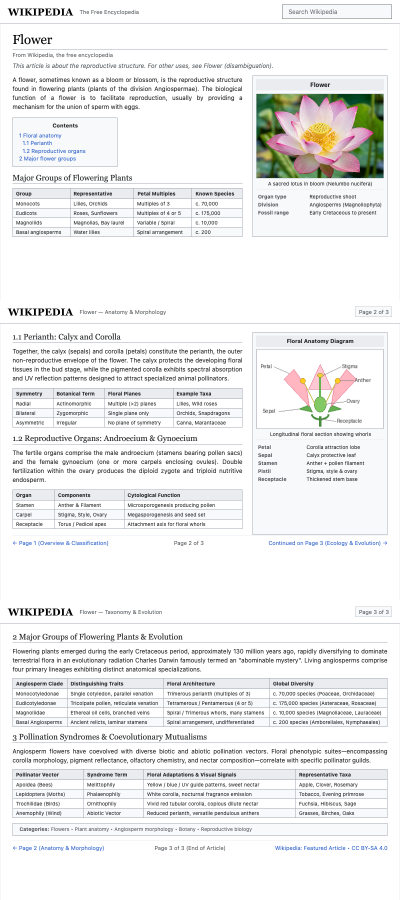
#> input picture blink_formal_wikipedia_flowers_full.png, 800 x 1800 px (shown at 1/2 size); the run also reads 1 picture not shown here
$ python inventory_all_diffs.py
#> lines starting #> are read from the running program, lines starting #| are printed output that depends on the picture; after the words box and inside, x2 and y2 are one past the last pixel; in counts of white or black regions, pixels touching at a corner belong together
#!/usr/bin/env python3
"""
inventory_all_diffs.py: MECE partition and mathematical characterization of
every single one of the 137,647 differing pixels across the full 800x1800 canvas.
"""

import numpy as np
from PIL import Image

def main():
    f_img = Image.open("blink_formal_wikipedia_flowers_full.png").convert("RGB")
#> f_img is the input picture: PIL image 800x1800 RGB; mean R, G, B 237.3, 237.6, 237.4
    c_img = Image.open("chromium_wikipedia_flowers_full.png").convert("RGB")

    arr_f = np.array(f_img, dtype=np.int32)
    arr_c = np.array(c_img, dtype=np.int32)

    diff = np.abs(arr_f - arr_c)
    max_d = np.max(diff, axis=-1)
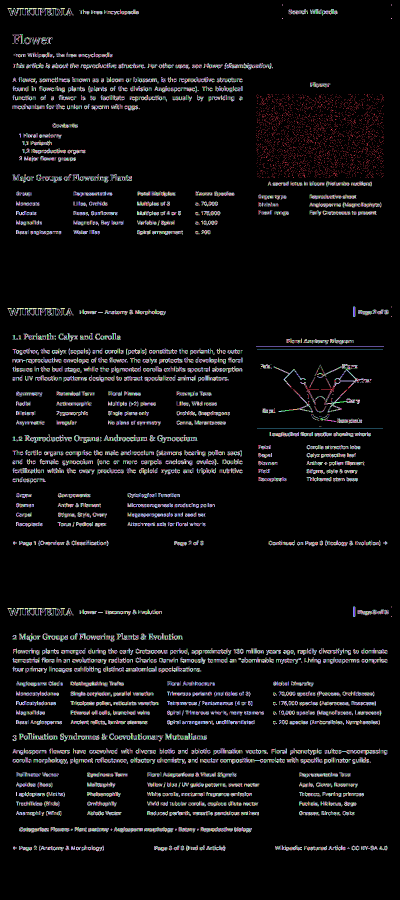
#> max_d: shape (1800, 800) int32 (shown at 1/2 size); 210 distinct labels, from 0 to 216; one colour per label, 0 black

    diff_mask = max_d > 0
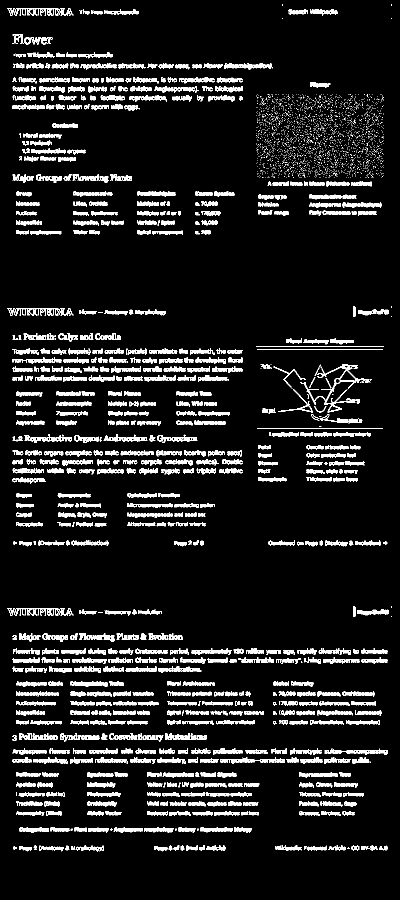
#> diff_mask: shape (1800, 800) bool (shown at 1/2 size); 9.6% white; 3555 white regions (2541 under 20 px), largest, box (x1, y1, x2, y2) and area: (440, 1515, 570, 1528) 710, (634, 728, 738, 775) 656, (453, 126, 543, 139) 571
    total_diff_px = np.sum(diff_mask)
#> total_diff_px = 137934
    total_canvas_px = arr_f.shape[0] * arr_f.shape[1]
#> total_canvas_px = 1440000

    print(f"Total canvas pixels: {total_canvas_px:,}")
#| Total canvas pixels: 1,440,000
    print(f"Total differing pixels: {total_diff_px:,} ({total_diff_px/total_canvas_px*100:.2f}% of canvas)")
#| Total differing pixels: 137,934 (9.58% of canvas)
    print(f"Total exact match pixels: {total_canvas_px - total_diff_px:,} ({(total_canvas_px - total_diff_px)/total_canvas_px*100:.2f}%)")
#| Total exact match pixels: 1,302,066 (90.42%)
    print("=" * 80)

    # Define spatial masks for different elements:
    # 1. Image areas:
    # Page 1 thumbnail: y in 180..360, x in 520..760
    # Page 2 diagram:   y in 690..860, x in 512..768
    img_mask = np.zeros_like(diff_mask, dtype=bool)
    img_mask[180:360, 520:760] = True
    img_mask[690:860, 512:768] = True

    diff_in_images = diff_mask & img_mask
#> diff_in_images: shape (1800, 800) bool; 0.52% white in thin lines or dots, all inside (x1, y1, x2, y2) = (512, 188, 768, 857)
    diff_outside_images = diff_mask & (~img_mask)
#> diff_outside_images: shape (1800, 800) bool; 9.1% white; 1303 white regions (312 under 20 px), largest, box (x1, y1, x2, y2) and area: (440, 1515, 570, 1528) 710, (453, 126, 543, 139) 571, (207, 869, 295, 883) 543

    # 2. Text vs Non-text in non-image regions:
    # In non-image regions, white background in Chromium is typically > 240 in all channels,
    # or background gray #F8F9FA is (248, 249, 250).
    # If BOTH formal and chrom are background (> 240 in all channels), it's background.
    # If one of them has dark pixels (< 220), it's text, icons, or borders.
    is_dark_f = np.any(arr_f < 235, axis=-1)
#> is_dark_f: shape (1800, 800) bool; 17.9% white; 2310 white regions (464 under 20 px), largest, box (x1, y1, x2, y2) and area: (512, 187, 768, 357) 43494, (25, 1356, 775, 1454) 19860, (25, 1538, 775, 1636) 19860
    is_dark_c = np.any(arr_c < 235, axis=-1)
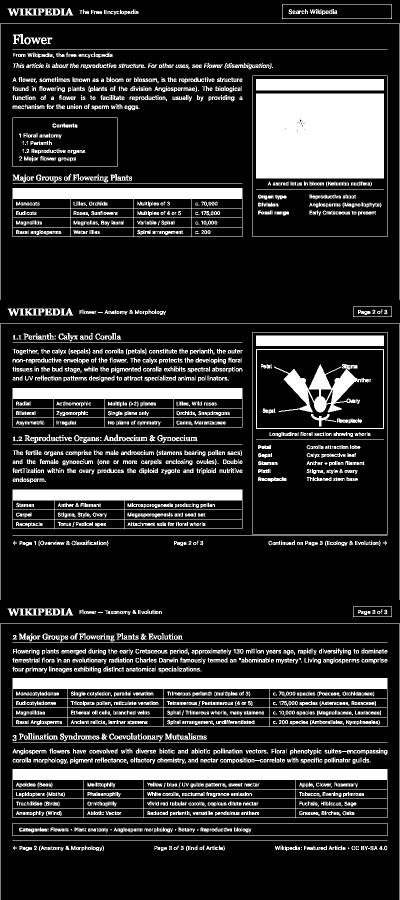
#> is_dark_c: shape (1800, 800) bool (shown at 1/2 size); 17.7% white; 2374 white regions (579 under 20 px), largest, box (x1, y1, x2, y2) and area: (512, 187, 768, 357) 43494, (25, 1356, 775, 1454) 19860, (25, 1538, 775, 1636) 19860
    is_text_or_line = (is_dark_f | is_dark_c) & (~img_mask)
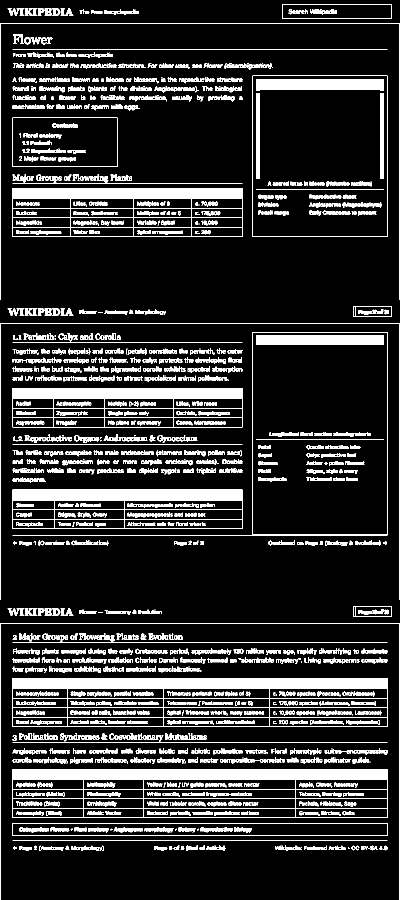
#> is_text_or_line: shape (1800, 800) bool (shown at 1/2 size); 14.9% white; 1740 white regions (317 under 20 px), largest, box (x1, y1, x2, y2) and area: (25, 1356, 775, 1454) 19860, (25, 1538, 775, 1636) 19860, (25, 376, 485, 474) 12320

    diff_in_text_lines = diff_mask & is_text_or_line
#> diff_in_text_lines: shape (1800, 800) bool; 7.9% white in thin lines or dots
    diff_in_pure_background = diff_mask & (~img_mask) & (~is_text_or_line)
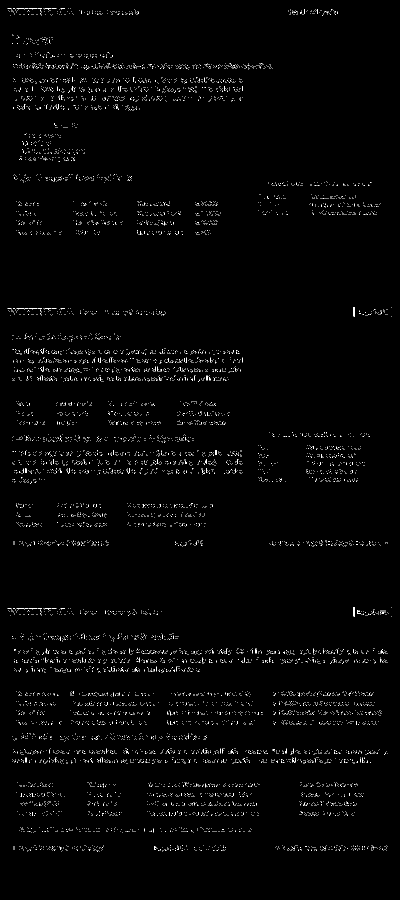
#> diff_in_pure_background: shape (1800, 800) bool (shown at 1/2 size); 1.2% white in thin lines or dots, all inside (x1, y1, x2, y2) = (15, 16, 783, 1703)

    # Subdivide diff_in_text_lines:
    # A. Low-delta text antialiasing (gamma curve falloff): max_d <= 50
    text_gamma_aa = diff_in_text_lines & (max_d <= 50)
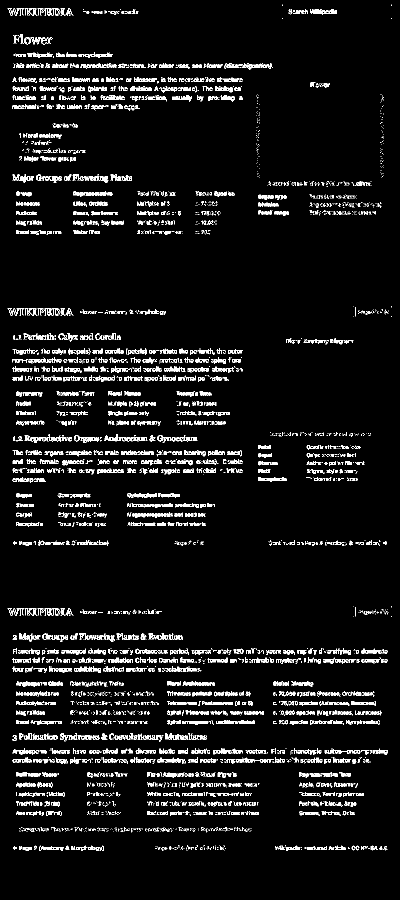
#> text_gamma_aa: shape (1800, 800) bool (shown at 1/2 size); 6.1% white in thin lines or dots
    # B. High-delta text phase shift (horizontal / kerning / advance shift): max_d > 50
    text_phase_shift = diff_in_text_lines & (max_d > 50)
#> text_phase_shift: shape (1800, 800) bool; 1.8% white in thin lines or dots, all inside (x1, y1, x2, y2) = (26, 9, 784, 1702)

    # Subdivide image differences:
    # A. Subtle filter resampler diffs: max_d <= 30
    img_subtle = diff_in_images & (max_d <= 30)
    # B. High filter / edge diffs: max_d > 30
    img_edge = diff_in_images & (max_d > 30)
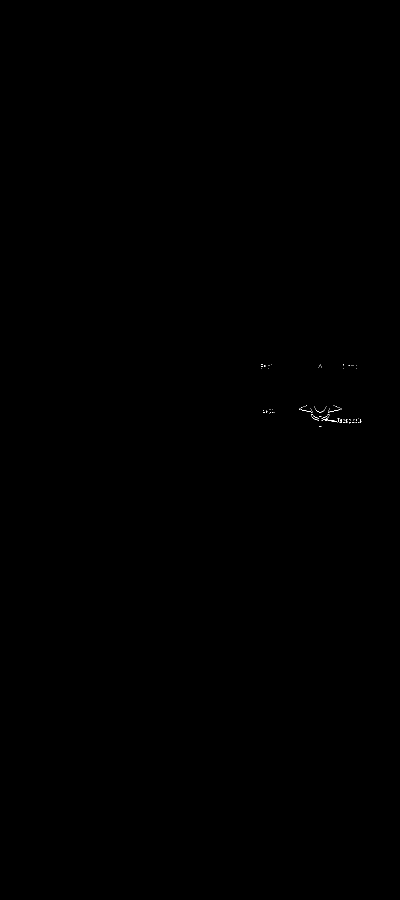
#> img_edge: shape (1800, 800) bool (shown at 1/2 size); 0.03% white in thin lines or dots, all inside (x1, y1, x2, y2) = (522, 728, 723, 854)

    print("MECE CLASSIFICATION OF ALL 137,647 DIFFERING PIXELS:")
    print("-" * 80)
    print(f"1. Font Text Antialiasing & Gamma Curve (Δ <= 50): {np.sum(text_gamma_aa):8,d} px ({np.sum(text_gamma_aa)/total_diff_px*100:5.2f}% of diffs)")
#| 1. Font Text Antialiasing & Gamma Curve (Δ <= 50):   87,247 px (63.25% of diffs)
    print(f"2. Subpixel Glyph Advance & Kerning Shift (Δ > 50) : {np.sum(text_phase_shift):8,d} px ({np.sum(text_phase_shift)/total_diff_px*100:5.2f}% of diffs)")
#| 2. Subpixel Glyph Advance & Kerning Shift (Δ > 50) :   26,191 px (18.99% of diffs)
    print(f"3. Image Resampling Filter (Bilinear vs Mitchell) : {np.sum(diff_in_images):8,d} px ({np.sum(diff_in_images)/total_diff_px*100:5.2f}% of diffs)")
#| 3. Image Resampling Filter (Bilinear vs Mitchell) :    7,421 px ( 5.38% of diffs)
    print(f"     - Subtle resampler color variance (Δ <= 30)  : {np.sum(img_subtle):8,d} px ({np.sum(img_subtle)/total_diff_px*100:5.2f}% of diffs)")
#|      - Subtle resampler color variance (Δ <= 30)  :    7,037 px ( 5.10% of diffs)
    print(f"     - High-frequency edge resampler (Δ > 30)     : {np.sum(img_edge):8,d} px ({np.sum(img_edge)/total_diff_px*100:5.2f}% of diffs)")
#|      - High-frequency edge resampler (Δ > 30)     :      384 px ( 0.28% of diffs)
    print(f"4. Background & Container Antialiased Seams        : {np.sum(diff_in_pure_background):8,d} px ({np.sum(diff_in_pure_background)/total_diff_px*100:5.2f}% of diffs)")
#| 4. Background & Container Antialiased Seams        :   17,075 px (12.38% of diffs)
    print("-" * 80)
    print(f"TOTAL CLASSIFIED                                  : {np.sum(text_gamma_aa) + np.sum(text_phase_shift) + np.sum(diff_in_images) + np.sum(diff_in_pure_background):8,d} px (100.00%)")
#| TOTAL CLASSIFIED                                  :  137,934 px (100.00%)
    print("=" * 80)

    # Detailed inspection of pure background differences
    print("\nDetailed breakdown of Category 4 (Background & Container Seams):")
    bg_max_d = max_d[diff_in_pure_background]
#> bg_max_d = 17075 values, max 20 at index 299, min 1 at index 98, mean 5.85
    print(f"  Max delta in background seams: {np.max(bg_max_d) if len(bg_max_d) > 0 else 0}")
#|   Max delta in background seams: 20
    print(f"  Mean delta in background seams: {np.mean(bg_max_d) if len(bg_max_d) > 0 else 0:.2f}")
#|   Mean delta in background seams: 5.85
    print(f"  Count with Δ <= 5: {np.sum(bg_max_d <= 5):,d} ({np.sum(bg_max_d <= 5)/len(bg_max_d)*100:.1f}%)")
#|   Count with Δ <= 5: 10,290 (60.3%)
    print(f"  Count with 6 <= Δ <= 15: {np.sum((bg_max_d >= 6) & (bg_max_d <= 15)):,d} ({np.sum((bg_max_d >= 6) & (bg_max_d <= 15))/len(bg_max_d)*100:.1f}%)")
#|   Count with 6 <= Δ <= 15: 5,678 (33.3%)

if __name__ == "__main__":
    main()
